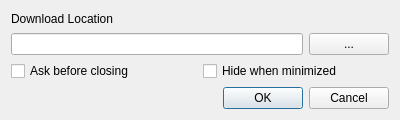
<?xml version="1.0" encoding="UTF-8"?>
<ui version="4.0">
 <class>preferencesDialog</class>
 <widget class="QDialog" name="preferencesDialog">
  <property name="geometry">
   <rect>
    <x>0</x>
    <y>0</y>
    <width>400</width>
    <height>120</height>
   </rect>
  </property>
  <property name="windowTitle">
   <string>Preferences</string>
  </property>
  <layout class="QVBoxLayout" name="verticalLayout">
   <item>
    <widget class="QLabel" name="label">
     <property name="text">
      <string>Download Location</string>
     </property>
    </widget>
   </item>
   <item>
    <layout class="QHBoxLayout" name="horizontalLayout">
     <item>
      <widget class="QLineEdit" name="lineEdit"/>
     </item>
     <item>
      <widget class="QPushButton" name="pushButton">
       <property name="text">
        <string>...</string>
       </property>
      </widget>
     </item>
    </layout>
   </item>
   <item>
    <layout class="QHBoxLayout" name="horizontalLayout_2">
     <item>
      <widget class="QCheckBox" name="checkBox">
       <property name="text">
        <string>Ask before closing</string>
       </property>
      </widget>
     </item>
     <item>
      <widget class="QCheckBox" name="checkBox_2">
       <property name="text">
        <string>Hide when minimized</string>
       </property>
      </widget>
     </item>
    </layout>
   </item>
   <item>
    <widget class="QDialogButtonBox" name="buttonBox">
     <property name="orientation">
      <enum>Qt::Horizontal</enum>
     </property>
     <property name="standardButtons">
      <set>QDialogButtonBox::Cancel|QDialogButtonBox::Ok</set>
     </property>
    </widget>
   </item>
  </layout>
 </widget>
 <resources/>
 <connections>
  <connection>
   <sender>buttonBox</sender>
   <signal>accepted()</signal>
   <receiver>preferencesDialog</receiver>
   <slot>accept()</slot>
   <hints>
    <hint type="sourcelabel">
     <x>248</x>
     <y>254</y>
    </hint>
    <hint type="destinationlabel">
     <x>157</x>
     <y>274</y>
    </hint>
   </hints>
  </connection>
  <connection>
   <sender>buttonBox</sender>
   <signal>rejected()</signal>
   <receiver>preferencesDialog</receiver>
   <slot>reject()</slot>
   <hints>
    <hint type="sourcelabel">
     <x>316</x>
     <y>260</y>
    </hint>
    <hint type="destinationlabel">
     <x>286</x>
     <y>274</y>
    </hint>
   </hints>
  </connection>
 </connections>
</ui>
